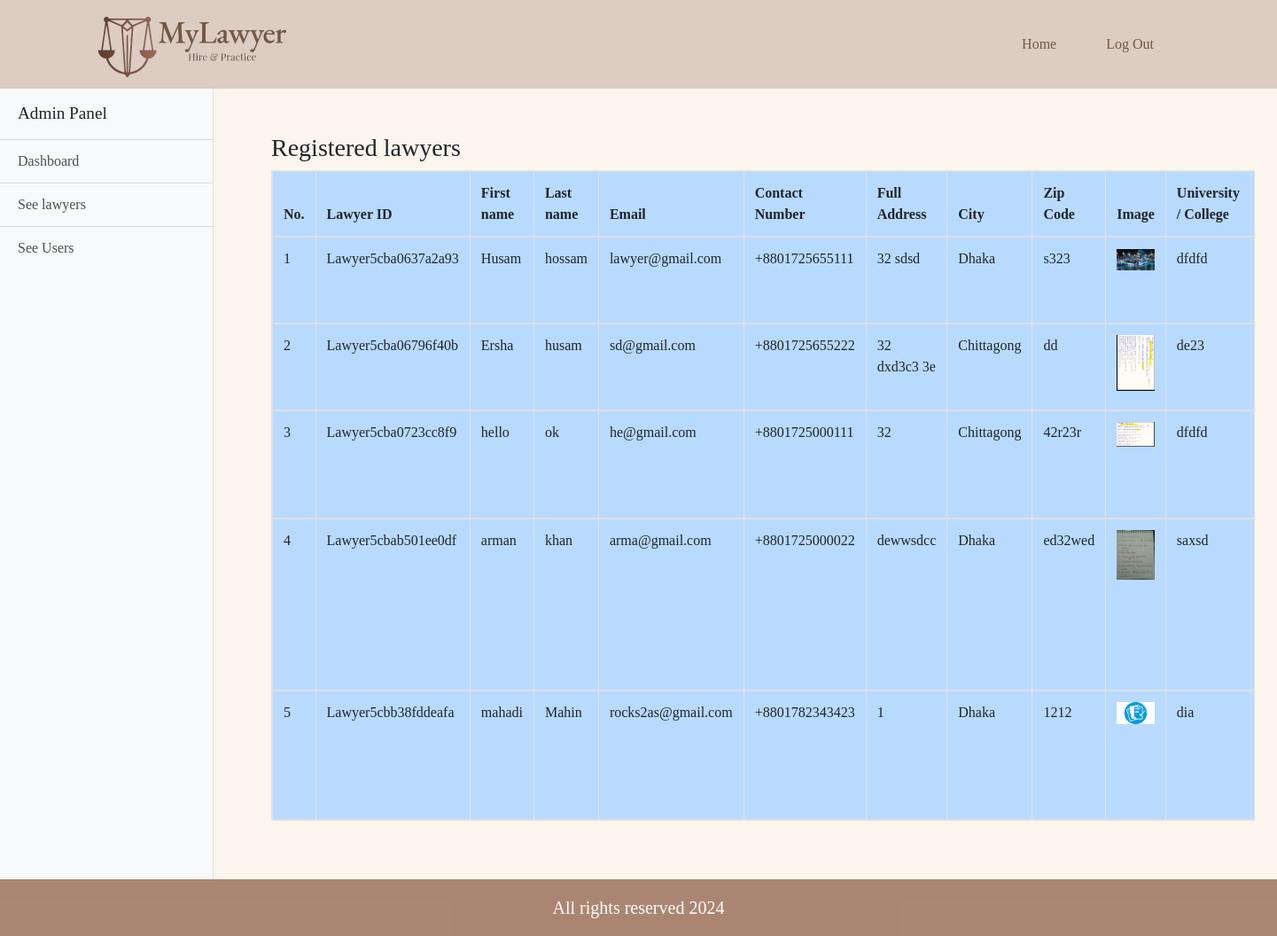
/admin_lawyer.php (signed in), run on the app's committed database.
### tables this page shows
CREATE TABLE `user` (
  `u_id` varchar(20) NOT NULL,
  `first_Name` varchar(100) NOT NULL,
  `last_Name` varchar(100) NOT NULL,
  `email` varchar(100) NOT NULL,
  `password` varchar(100) NOT NULL,
  `status` varchar(100) NOT NULL,
  `role` varchar(100) NOT NULL
);

CREATE TABLE `lawyer` (
  `lawyer_id` varchar(20) NOT NULL,
  `contact_Number` varchar(15) NOT NULL,
  `university_College` varchar(100) NOT NULL,
  `degree` varchar(100) NOT NULL,
  `passing_year` varchar(100) NOT NULL,
  `full_address` varchar(200) NOT NULL,
  `city` varchar(50) NOT NULL,
  `zip_code` varchar(50) NOT NULL,
  `practise_Length` varchar(100) NOT NULL,
  `case_handle` varchar(500) NOT NULL,
  `speciality` varchar(100) NOT NULL,
  `image` varchar(150) NOT NULL
);

### admin_lawyer.php (the view, shortened to what this page needs)
<?php
	if($_SESSION['login']==TRUE AND $_SESSION['status']=='Active'){
	?>
	<!doctype html>
	<html lang="en">
		<head>
			<link rel="stylesheet" href="https://use.fontawesome.com/releases/v5.8.1/css/all.css">
			<link rel="stylesheet" href="css/all.css">
			<link rel="stylesheet" href="css/simple-sidebar.css">
			<link rel="stylesheet" href="css/bootstrap.css">
			<link rel="stylesheet" href="css/style.css">
			<link rel="stylesheet" href="css/media.css">
		</head>
		<body>
			<header class="customnav-bg-success">
			<a class="navbar-brand cus-a" href="index.php"><img src="images/logo.png" alt="logo" style="height:250px; width:auto;"></a>
				<div class="container">
					<div class="row">
						<div class="col-md-12">
							<nav class="navbar navbar-expand-lg ">
								<div class="collapse navbar-collapse" id="navbarSupportedContent">
									<ul class="navbar-nav ml-auto ">
										<li class="active">
											<a class="nav-link cus-a" href="#">Home <span class="sr-only">(current)</span></a>
										</li>
										<li class="">
											<a class="nav-link cus-a" href="logout.php">Log Out</a>
										</li>
									</ul>
								</div>
							</nav>
						</div>
					</div>
				</div>
			</header>
			<body>
				<div class="d-flex" id="wrapper">
					<div class="bg-light border-right" id="sidebar-wrapper">
						<div class="sidebar-heading">Admin Panel</div>
						<div class="list-group list-group-flush">
							<a href="admin_dashboard.php" class="list-group-item list-group-item-action bg-light">Dashboard</a>
							<a href="admin_lawyer.php" class="list-group-item list-group-item-action bg-light">See lawyers</a>
							<a href="admin_user.php" class="list-group-item list-group-item-action bg-light">See Users</a>
						</div>
					</div>
					<section class="bookingrqst">
						<div class="container">
							<div class="span7">
								<div class="widget stacked widget-table action-table">
									<div class="widget-header">
										<h3>Registered lawyers</h3>
									</div>
									<div class="widget-content">
										<table class="table  table-bordered  table-primary table-responsive">
											<thead>
												<tr>
													<th>No.</th>
													<th>Lawyer ID</th>
													<th>First name</th>
													<th>Last name</th>
													<th>Email</th>
													<th>Contact Number</th>
													<th>Full Address</th>
													<th>City</th>
													<th>Zip Code</th>
													<th>Image</th>
													<th>University / College</th>
													<th>Degree</th>
												</tr>
											</thead>
											<?php
												$conn = connect();
												$result = mysqli_query($conn,"SELECT * FROM user INNER JOIN lawyer on user.u_id=lawyer.lawyer_id");
												$counter = 0;
												while($row = mysqli_fetch_array($result)) {
												?>
												<tbody id="myTable">
													<tr>
														<td><?php echo ++$counter ;?></td>
														<td><?php echo $row["u_id"]; ?></td>
														<td><?php echo $row["first_Name"]; ?></td>
														<td><?php echo $row["last_Name"]; ?></td>
														<td><?php echo $row["email"]; ?></td>
														<td>+88<?php echo $row["contact_Number"]; ?></td>
														<td><?php echo $row["full_address"]; ?></td>
														<td><?php echo $row["city"]; ?></td>
														<td><?php echo $row["zip_code"]; ?></td>
														<td><img src="images/upload/<?php echo $row["image"]; ?>" class="img-fluid " alt="<?php echo $row["image"]; ?>"></td>
														<td><?php echo $row["university_College"]; ?></td>
														<td><?php echo $row["degree"]; ?></td>
													</tr>
													<?php
													}
												?>
											</table>
										</div>
									</div>
								</div>
							</div>
						</section>
					</div>
					</body>
					<footer class="bg" >
						<div class="container">
							<div class="row">
								<div class="col">
									<h5>All rights reserved 2024</h5>
								</div>
							</div>
						</div>
					</footer>
					</body>
					</html>
					<?php
					}else
					header('location:login.php?deactivate');
					?>

### lawyermanagementsystem/css/simple-sidebar.css (style rules this page uses)
body { overflow-x: hidden; }
#sidebar-wrapper { min-height: 100vh; margin-left: -15rem; -webkit-transition: margin .25s ease-out; -moz-transition: margin .25s ease-out; -o-transition: margin .25s ease-out; transition: margin .25s ease-out; }
#sidebar-wrapper .sidebar-heading { padding: 0.875rem 1.25rem; font-size: 1.2rem; }
#sidebar-wrapper .list-group { width: 15rem; }
@media (min-width: 768px) { #sidebar-wrapper { margin-left: 0; } }

### lawyermanagementsystem/css/style.css (style rules this page uses)
* { font-family: 'EB Garamond' , serif; margin: 0; padding: 0; }
html { height: 100% !important; }
body { display: flex !important; min-height: 100% !important; flex-direction: column; background-color: #FBF5ED; }
.customnav-bg-success { position: relative; background-color: #DDCCC2; padding: 20px 80px; display: flex; align-items: center; justify-content: space-between; height: 100px; }
.cus-a { color: #775642 !important; margin: 0 20px; }
footer { margin-top: auto; color: white; }
footer h5 { text-align: center; margin: 20px 0px; }
.bg { background-color: #966b54cc; }
.bookingrqst { margin: 50px; }

### data on the page
user: u_id "Lawyer5cba0637a2a93", first_Name "Husam", last_Name "hossam", email "lawyer@gmail.com", lawyer.contact_Number "01725655111", lawyer.full_address "32 sdsd", lawyer.city "Dhaka", lawyer.zip_code "s323", lawyer.image (picture), lawyer.university_College "dfdfd"
user: u_id "Lawyer5cba06796f40b", first_Name "Ersha", last_Name "husam", email "sd@gmail.com", lawyer.contact_Number "01725655222", lawyer.full_address "32 dxd3c3 3e", lawyer.city "Chittagong", lawyer.zip_code "dd", lawyer.image (picture), lawyer.university_College "de23"
user: u_id "Lawyer5cba0723cc8f9", first_Name "hello", last_Name "ok", email "he@gmail.com", lawyer.contact_Number "01725000111", lawyer.full_address "32", lawyer.city "Chittagong", lawyer.zip_code "42r23r", lawyer.image (picture), lawyer.university_College "dfdfd"
user: u_id "Lawyer5cbab501ee0df", first_Name "arman", last_Name "khan", email "arma@gmail.com", lawyer.contact_Number "01725000022", lawyer.full_address "dewwsdcc", lawyer.city "Dhaka", lawyer.zip_code "ed32wed", lawyer.image (picture), lawyer.university_College "saxsd"
user: u_id "Lawyer5cbb38fddeafa", first_Name "mahadi", last_Name "Mahin", email "rocks2as@gmail.com", lawyer.contact_Number "01782343423", lawyer.full_address "1", lawyer.city "Dhaka", lawyer.zip_code "1212", lawyer.image (picture), lawyer.university_College "dia"
